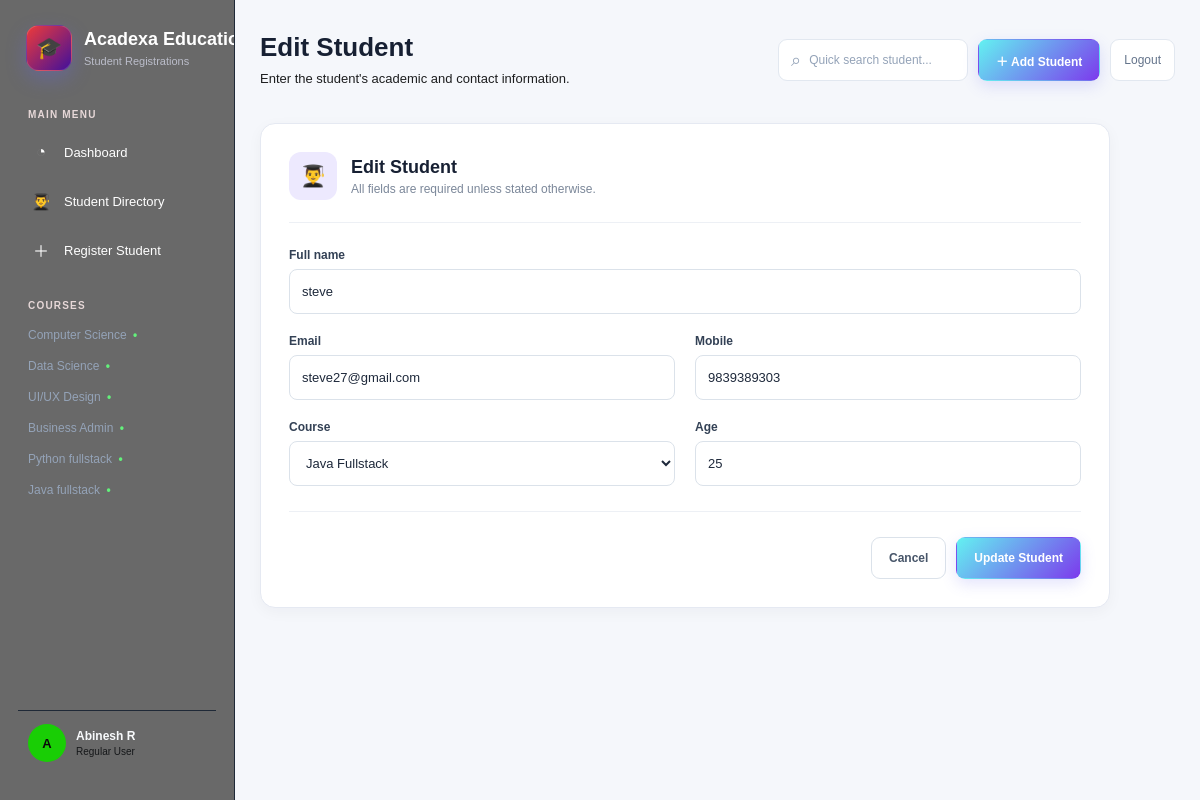
Page /students/2/edit/ (signed in) on the committed database.
### core/models.py (models this page shows, shortened)
class Student(models.Model):
    COURSE_CHOICES = [
        ("Computer Science", "Computer Science"),
        ("Data Science", "Data Science"),
        ("UI/UX Design", "UI/UX Design"),
        ("Business Administration", "Business Administration"),
        ("Python Fullstack","Python Fullstack"),
        ("Java Fullstack","Java Fullstack"),
    ]
    full_name = models.CharField(max_length=120)
    email = models.EmailField(unique=True)
    mobile = models.CharField(max_length=20)
    course = models.CharField(max_length=80, choices=COURSE_CHOICES)
    age = models.PositiveIntegerField()
    created_by = models.ForeignKey(
        "auth.User",
        on_delete=models.CASCADE,
        related_name="students",
    )
    created_at = models.DateTimeField(auto_now_add=True)
    updated_at = models.DateTimeField(auto_now=True)
    class Meta:
        ordering = ["-created_at"]

### core/views.py (the view)
# urls.py: path("students/<int:pk>/edit/", views.student_update, name="student_update"),
@login_required
def student_update(request, pk):
    student = get_object_or_404(Student, pk=pk, created_by=request.user)
    if request.method == "POST":
        form = StudentForm(request.POST, instance=student)
        if form.is_valid():
            form.save()
            messages.success(request, "Student updated successfully.")
            return redirect("student_list")
    else:
        form = StudentForm(instance=student)
    return render(
        request,
        "core/student_form.html",
        {"form": form, "title": "Edit Student", "button": "Update Student"},
    )

### core/forms.py (shortened to what this page needs)
class StudentForm(forms.ModelForm):
    class Meta:
        model = Student
        fields = ["full_name", "email", "mobile", "course", "age"]
        widgets = {
            "full_name": forms.TextInput(attrs={"placeholder": "Enter your Name"}),
            "email": forms.EmailInput(attrs={"placeholder": "Enter your @gmail.com"}),
            "mobile": forms.TextInput(attrs={"placeholder": "+91 8928404890"}),
            "course": forms.Select(),
            "age": forms.NumberInput(attrs={"placeholder": "23", "min": 15, "max": 100}),
        }

### templates/core/student_form.html (shortened to what this page needs)
{% extends "core/base.html" %}
{% block page_title %}{{ title }}{% endblock %}
{% block page_subtitle %}Enter the student's academic and contact information.{% endblock %}
{% block content %}
<section class="form-card">
    <div class="form-heading">
        <div class="modal-icon">👨‍🎓</div>
        <div>
            <h3>{{ title }}</h3>
            <p>All fields are required unless stated otherwise.</p>
        </div>
    </div>
    <form method="post" class="student-form">
        <div class="form-grid">
            {% for field in form %}
            <div class="field {% if field.name == 'full_name' %}full-field{% endif %}">
                <label for="{{ field.id_for_label }}">
                    {{ field.label }}
                </label>
                {{ field }}
            </div>
            {% endfor %}
        </div>
        <div class="form-actions">
            <a class="btn secondary"
               href="{% url 'student_list' %}">
                Cancel
            </a>
            <button class="btn primary" type="submit">
                {{ button }}
            </button>
        </div>
    </form>
</section>
{% endblock %}

### templates/core/base.html (shortened to what this page needs)
{% load static %}
<!DOCTYPE html>
<html lang="en">
<head>
    <link rel="stylesheet" href="{% static 'css/styling.css' %}">
</head>
<body>
<div class="app-shell">
    <aside class="sidebar" id="sidebar">
        <div class="brand">
            <div class="brand-icon">🎓</div>
            <div>
                <h1>Acadexa Education</h1>
                <span>Student Registrations</span>
            </div>
        </div>
        <div class="menu-label">MAIN MENU</div>
        <nav class="side-nav">
            <a href="{% url 'dashboard' %}"
               class="nav-item {% if request.resolver_match.url_name == 'dashboard' %}active{% endif %}">
                <span class="nav-icon">◔</span>
                <span>Dashboard</span>
            </a>
            <a href="{% url 'student_list' %}"
               class="nav-item {% if request.resolver_match.url_name == 'student_list' %}active{% endif %}">
                <span class="nav-icon">👨‍🎓</span>
                <span>Student Directory</span>
            </a>
            <a href="{% url 'student_create' %}"
               class="nav-item {% if request.resolver_match.url_name == 'student_create' %}active{% endif %}">
                <span class="nav-icon">＋</span>
                <span>Register Student</span>
            </a>
        </nav>
        <div class="menu-label course-label">COURSES</div>
        <div class="course-links">
            <span>Computer Science <b>•</b></span>
            <span>Data Science <b>•</b></span>
            <span>UI/UX Design <b>•</b></span>
            <span>Business Admin <b>•</b></span>
            <span>Python fullstack <b>•</b></span>
            <span>Java fullstack <b>•</b></span>
        </div>
        <div class="profile-card">
            <div class="avatar">
                {{ request.user.username|first|upper }}
            </div>
            <div class="profile-text">
                <strong>
                    {{ request.user.get_full_name|default:request.user.username }}
                </strong>
                <small>Regular User</small>
            </div>
        </div>
    </aside>
    <main class="main">
        <header class="topbar">
            <div class="page-heading">
                <h2>
                    {% block page_title %}{% endblock %}
                </h2>
                <p>
                    {% block page_subtitle %}{% endblock %}
                </p>
            </div>
            <div class="top-actions">
                <form action="{% url 'student_list' %}"
                      method="get"
                      class="quick-search">
                    <span>⌕</span>
                    <input type="text"
                           name="q"
                           placeholder="Quick search student..."
                           value="{{ request.GET.q }}">
                </form>
                <a href="{% url 'student_create' %}"
                   class="btn primary">
                    ＋ Add Student
                </a>
                <form method="post"
                      action="{% url 'logout' %}"
                      class="logout-form">
                    <button type="submit"
                            class="logout-btn">
                        Logout
                    </button>
                </form>
            </div>
        </header>
        {% block content %}
        {% endblock %}
    </main>
</div>
</body>
</html>

### rows in the picture
Student: form "steve" "steve27@gmail.com" "9839389303" "Java Fullstack" "25"

### other values in the picture
{{ request.user.username|first|upper }} "A"
{{ request.user.get_full_name|default:request.user.username }} "Abinesh R"
{{ title }} "Edit Student"
{{ field.label }} "Full name" "Email" "Mobile" "Course" "Age"
{{ button }} "Update Student"
